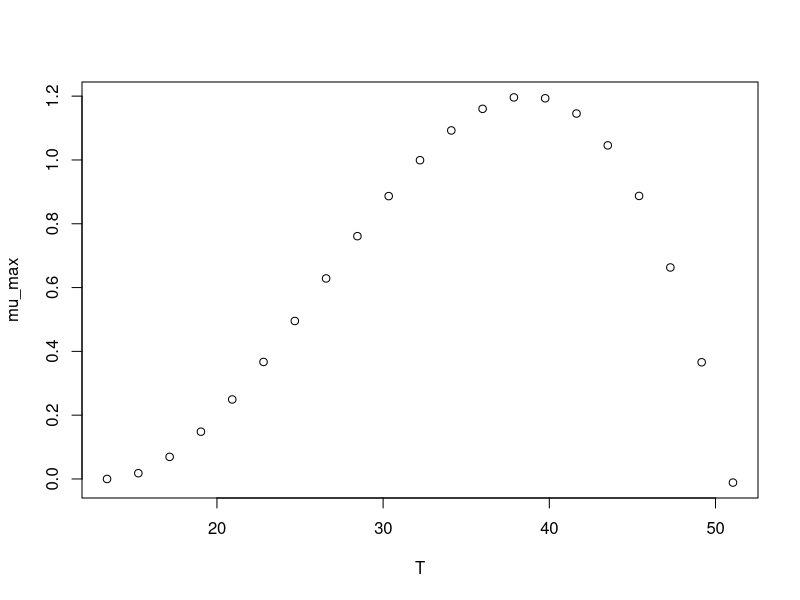

R code for this plot:
#############################
# start of Parameter script
#############################
T <- seq(13.3866133866134,51.051,length.out=21)
#############################
# end of Parameter script
#############################
############################# 
# start of Model script Gropin ID 380 
#############################
 
# constant coefficients for this model
 
variables <- data.frame(T)
argumentsPar <- expand.grid(variables)
 
# heart of the model
response_surface <- function(T) {
   mumax <-(1.2*(T-51)*((T-13.4)^2))/((38.7-13.4)*((38.7-13.4)*(T-38.7)-(38.7-51)*(38.7+13.4-2*T)))

return(mumax=mumax)
} 

# output parameters
mumax <- cbind(argumentsPar,response_surface(argumentsPar['T']))
colnames(mumax) <- c(colnames(argumentsPar),'mumax')
#############################
# End of Model script
#############################
############################# 
# start of Visualisation script Gropin ID 380 
#############################
plot(T,mumax$mumax,
                          xlab='T',
                          ylab='mu_max')
#############################
# End of Visualisation script
#############################
